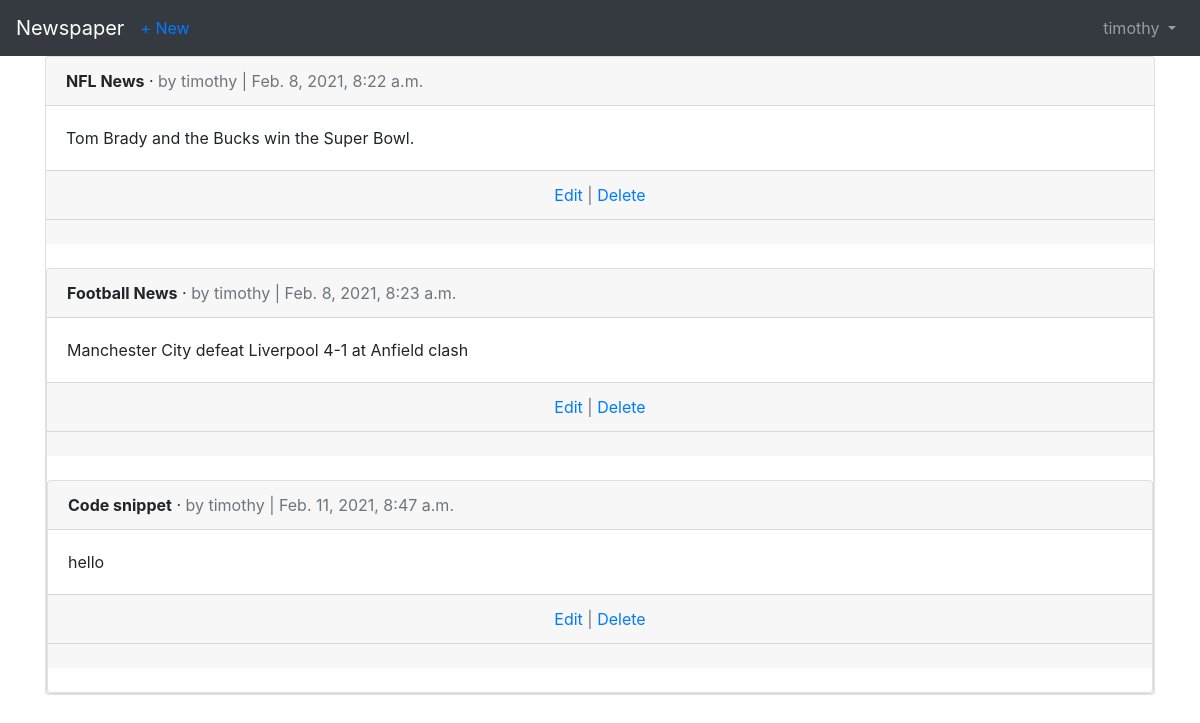
Before: /articles/ (signed in) with the older database file.
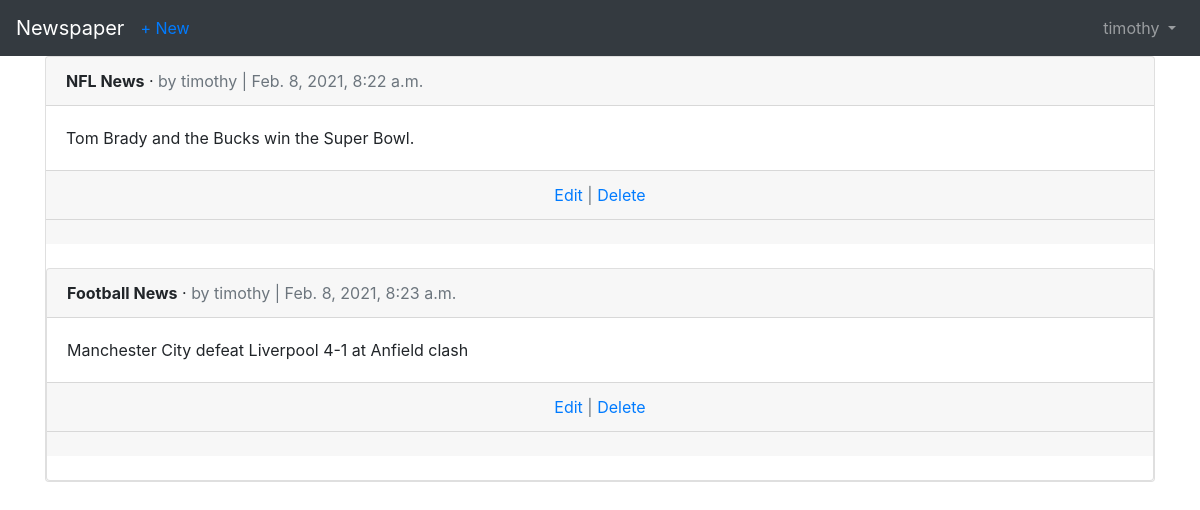
After: the same page with the newer database file.
### articles/models.py (models this page shows, shortened)
class Article(models.Model):
	title = models.CharField(max_length=255)
	body = models.TextField()
	date = models.DateTimeField(auto_now_add=True)
	author = models.ForeignKey(
		get_user_model(),
		on_delete=models.CASCADE,
		related_name = 'comments',
	)

### users/models.py (models this page shows)
class CustomUser(AbstractUser):
	age = models.PositiveIntegerField(null=True, blank=True)

### articles/views.py (the view)
# urls.py: path('', ArticleListView.as_view(), name='article_list'),
class ArticleListView(LoginRequiredMixin, ListView):
    model = Article
    template_name = 'article_list.html'
    login_url = 'login'
    def get_queryset(self):
        return Article.objects.filter(author=self.request.user)

### templates/article_list.html (shortened to what this page needs)
{% extends 'base.html' %}
{% block content %}
	{% for article in object_list %}
		<div class="card">
			<div class="card-header">
				<span class="font-weight-bold">{{ article.title }}</span> &middot;
				<span class="text-muted">by {{ article.author }} |
				{{ article.date }}</span>
			</div>
			<div class="card-body">
				{{ article.body }}
			</div>
			<div class="card-footer text-center text-muted">
				<a href="{% url 'article_edit' article.pk %}">Edit</a> |
				<a href="{% url 'article_delete' article.pk %}">Delete</a>
			</div>
			<div class="card-footer">
			</div>
			<br/>
			{% endfor %}
		{% endblock content %}

Changed rows visible on the page:
removed Article: title "Code snippet", author "timothy", date "Feb. 11, 2021, 8:47 a.m.", body "hello"
